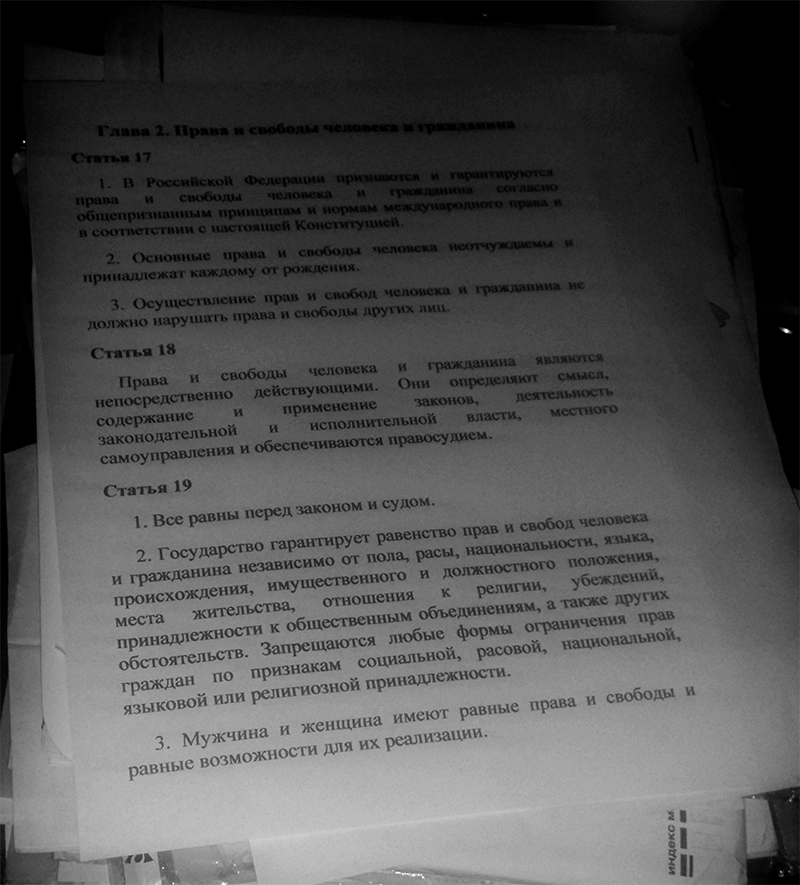
#> input picture les_4/text.tiff, 800 x 885 px
$ python adaptiveThreshold.py
#> lines starting #> are read from the running program, lines starting #| are printed output that depends on the picture; after the words box and inside, x2 and y2 are one past the last pixel; in counts of white or black regions, pixels touching at a corner belong together
import cv2 as cv
import numpy as np

text = cv.imread('text.tiff', cv.IMREAD_GRAYSCALE)
#> text: shape (885, 800); min 0, max 255, mean 79.9
text = cv.resize(text, None, fx=0.7, fy=0.7)
#> text: shape (620, 560)
#text = cv.GaussianBlur(text, (7, 7), 0)
threshold_text = cv.adaptiveThreshold(text,
                                      255,
                                      cv.ADAPTIVE_THRESH_MEAN_C,
                                      cv.THRESH_BINARY,
                                      91,#вычитается из найденного среднего по области
                                      0)
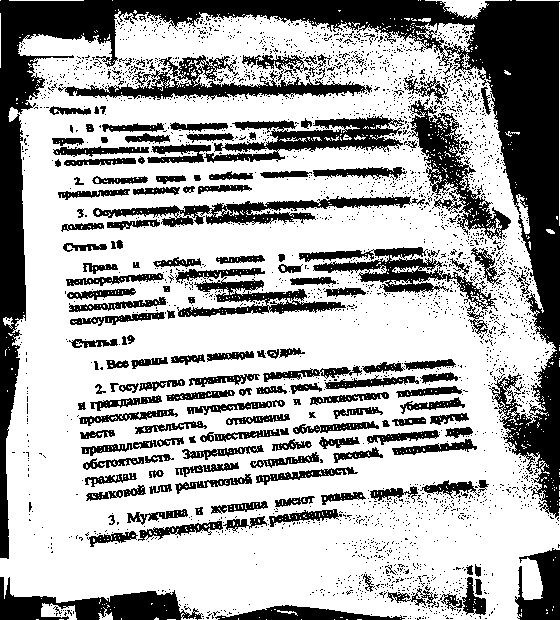
#> threshold_text: shape (620, 560); 67.2% white; 2731 black regions (2560 under 20 px), largest, box (x1, y1, x2, y2) and area: (0, 0, 560, 559) 44487, (58, 55, 372, 100) 4142, (407, 98, 511, 240) 4043


cv.imshow('text', text)
cv.imshow('threshold_text', threshold_text)
cv.waitKey(2000)
cv.destroyAllWindows()
